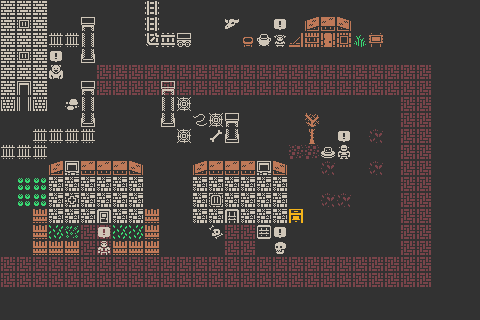

A level layout from a 2D game, rendered from its tile map. Below: a short description, then the map file with its tile-grid data intact:
An orthogonal 30x20 tile map with 16x16 px tiles, 4 tile layers (on_ground, collision, above_ground, npcs).

<map version="1.10" tiledversion="1.11.0" orientation="orthogonal" renderorder="right-down" width="30" height="20" tilewidth="16" tileheight="16" infinite="0" backgroundcolor="#323232" nextlayerid="5" nextobjectid="1">
 <tileset firstgid="1" source="1-bit pixel.tsx" />
 <layer id="1" name="on_ground" width="30" height="20">
  <data encoding="csv">
0,0,0,0,0,0,0,0,0,246,0,0,0,0,0,0,0,0,0,0,0,0,0,0,0,0,0,0,0,0,
0,0,0,0,0,0,0,0,0,246,0,0,0,0,0,0,0,0,0,0,0,0,0,0,0,0,0,0,0,0,
0,0,0,0,0,0,0,0,0,1073742071,1610612982,0,0,0,0,0,0,0,0,0,0,0,99,0,0,0,0,0,0,0,
0,0,0,0,0,0,0,0,0,0,0,0,0,0,0,0,0,0,0,0,0,0,0,0,0,0,0,0,0,0,
0,0,0,0,0,0,17,17,17,17,17,17,17,17,17,17,17,17,17,17,17,17,17,17,17,17,17,0,0,0,
0,0,0,0,0,0,17,17,17,17,17,17,17,17,17,17,17,17,17,17,17,17,17,17,17,17,17,0,0,0,
0,0,0,0,104,0,0,0,0,0,0,0,0,0,0,0,0,0,0,0,0,0,0,0,0,17,17,0,0,0,
0,0,0,0,0,0,0,0,0,0,0,0,0,0,0,0,0,0,0,0,0,0,0,0,0,17,17,0,0,0,
0,0,0,0,0,0,0,0,0,0,0,0,0,621,0,0,0,0,0,0,0,0,0,2,0,17,17,0,0,0,
0,0,0,0,0,0,0,0,0,0,0,0,0,0,0,0,0,0,3,3,0,0,0,0,0,17,17,0,0,0,
0,0,0,0,0,0,0,0,0,0,0,0,0,0,0,0,0,0,0,0,2,0,0,2,0,17,17,0,0,0,
0,310,310,0,0,0,0,0,0,0,0,0,0,0,0,0,0,0,0,0,0,0,0,0,0,17,17,0,0,0,
0,310,310,0,0,0,0,0,0,0,0,0,0,0,0,0,0,0,0,0,2,2,0,0,0,17,17,0,0,0,
0,0,0,0,0,0,0,0,0,0,0,0,0,0,0,0,0,0,0,0,0,0,0,0,0,17,17,0,0,0,
0,0,0,8,7,17,17,8,8,0,0,0,0,736,17,17,690,0,0,0,0,0,0,0,0,17,17,0,0,0,
0,0,0,0,0,17,17,0,0,0,0,0,0,0,17,17,0,0,0,0,0,0,0,0,0,17,17,0,0,0,
17,17,17,17,17,17,17,17,17,17,17,17,17,17,17,17,17,17,17,17,17,17,17,17,17,17,17,0,0,0,
17,17,17,17,17,17,17,17,17,17,17,17,17,17,17,17,17,17,17,17,17,17,17,17,17,17,17,0,0,0,
0,0,0,0,0,0,0,0,0,0,0,0,0,0,0,0,0,0,0,0,0,0,0,0,0,0,0,0,0,0,
0,0,0,0,0,0,0,0,0,0,0,0,0,0,0,0,0,0,0,0,0,0,0,0,0,0,0,0,0,0
</data>
 </layer>
 <layer id="2" name="collision" width="30" height="20">
  <data encoding="csv">
844,844,844,0,0,0,0,0,0,0,0,0,0,0,0,0,0,0,0,0,0,0,0,0,0,0,0,0,0,0,
844,846,844,0,0,543,0,0,0,0,0,0,0,0,737,0,0,0,0,746,747,748,0,0,0,0,0,0,0,0,
844,844,844,153,153,592,0,0,0,0,0,0,0,0,0,394,692,0,2147484204,799,151,749,0,360,0,0,0,0,0,0,
844,846,844,0,0,641,0,0,0,0,0,0,0,0,0,0,0,0,0,0,0,0,0,0,0,0,0,0,0,0,
844,844,844,0,0,0,0,0,0,0,0,0,0,0,0,0,0,0,0,0,0,0,0,0,0,0,0,0,0,0,
844,794,844,0,0,0,0,0,0,0,0,0,0,0,0,0,0,0,0,0,0,0,0,0,0,0,0,0,0,0,
894,843,894,0,0,0,0,0,0,0,0,738,0,0,0,0,0,0,0,0,0,0,0,0,0,0,0,0,0,0,
0,0,0,0,0,641,0,0,0,0,641,0,698,738,0,0,0,0,0,0,0,0,0,0,0,0,0,0,0,0,
0,0,153,153,153,153,0,0,0,0,0,738,0,0,641,0,0,0,0,0,0,0,0,0,0,0,0,0,0,0,
153,153,153,0,0,0,0,0,0,0,0,0,0,0,0,0,0,0,0,0,946,0,0,0,0,0,0,0,0,0,
0,0,0,746,589,747,747,747,748,0,0,0,746,747,747,747,589,748,0,0,0,0,0,0,0,0,0,0,0,0,
0,0,0,638,638,638,638,638,638,0,0,0,638,638,638,638,638,638,0,0,0,0,0,0,0,0,0,0,0,0,
0,0,0,638,591,638,638,638,638,0,0,0,638,639,638,638,638,638,0,0,0,0,0,0,0,0,0,0,0,0,
0,0,150,638,638,638,496,638,638,150,0,0,638,638,548,638,638,638,514,0,0,0,0,0,0,0,0,0,0,0,
0,0,150,0,0,0,0,0,0,150,0,0,0,0,0,0,0,0,0,0,0,0,0,0,0,0,0,0,0,0,
0,0,150,150,150,0,0,150,150,150,0,0,0,0,0,0,0,0,0,0,0,0,0,0,0,0,0,0,0,0,
0,0,0,0,0,0,0,0,0,0,0,0,0,0,0,0,0,0,0,0,0,0,0,0,0,0,0,0,0,0,
0,0,0,0,0,0,0,0,0,0,0,0,0,0,0,0,0,0,0,0,0,0,0,0,0,0,0,0,0,0,
0,0,0,0,0,0,0,0,0,0,0,0,0,0,0,0,0,0,0,0,0,0,0,0,0,0,0,0,0,0,
0,0,0,0,0,0,0,0,0,0,0,0,0,0,0,0,0,0,0,0,0,0,0,0,0,0,0,0,0,0
</data>
 </layer>
 <layer id="3" name="above_ground" width="30" height="20">
  <data encoding="csv">
0,0,0,0,0,0,0,0,0,0,0,0,0,0,0,0,0,0,0,0,0,0,0,0,0,0,0,0,0,0,
0,0,0,0,0,0,0,0,0,0,0,0,0,0,0,0,0,674,0,0,0,0,0,0,0,0,0,0,0,0,
0,0,0,0,0,0,0,0,0,0,0,0,0,0,0,0,0,0,0,0,0,0,0,0,0,0,0,0,0,0,
0,0,0,674,0,0,0,0,0,0,0,0,0,0,0,0,0,0,0,0,0,0,0,0,0,0,0,0,0,0,
0,0,0,0,0,0,0,0,0,0,0,0,0,0,0,0,0,0,0,0,0,0,0,0,0,0,0,0,0,0,
0,0,0,0,0,543,0,0,0,0,543,0,0,0,0,0,0,0,0,0,0,0,0,0,0,0,0,0,0,0,
0,0,0,0,0,592,0,0,0,0,592,0,0,0,0,0,0,0,0,0,0,0,0,0,0,0,0,0,0,0,
0,0,0,0,0,0,0,0,0,0,0,0,0,0,543,0,0,0,0,105,0,0,0,0,0,0,0,0,0,0,
0,0,0,0,0,0,0,0,0,0,0,0,0,0,0,0,0,0,0,315,0,674,0,0,0,0,0,0,0,0,
0,0,0,0,0,0,0,0,0,0,0,0,0,0,0,0,0,0,0,0,0,0,0,0,0,0,0,0,0,0,
0,0,0,0,0,0,0,0,0,0,0,0,0,0,0,0,0,0,0,0,0,0,0,0,0,0,0,0,0,0,
0,0,0,0,0,0,0,0,0,0,0,0,0,0,0,0,0,0,0,0,0,0,0,0,0,0,0,0,0,0,
0,0,0,0,0,0,0,0,0,0,0,0,0,0,0,0,0,0,0,0,0,0,0,0,0,0,0,0,0,0,
0,0,0,0,0,0,0,0,0,0,0,0,0,0,0,0,0,0,0,0,0,0,0,0,0,0,0,0,0,0,
0,0,0,0,0,0,674,0,0,0,0,0,0,0,0,0,0,674,0,0,0,0,0,0,0,0,0,0,0,0,
0,0,0,0,0,0,0,0,0,0,0,0,0,0,0,0,0,0,0,0,0,0,0,0,0,0,0,0,0,0,
0,0,0,0,0,0,0,0,0,0,0,0,0,0,0,0,0,0,0,0,0,0,0,0,0,0,0,0,0,0,
0,0,0,0,0,0,0,0,0,0,0,0,0,0,0,0,0,0,0,0,0,0,0,0,0,0,0,0,0,0,
0,0,0,0,0,0,0,0,0,0,0,0,0,0,0,0,0,0,0,0,0,0,0,0,0,0,0,0,0,0,
0,0,0,0,0,0,0,0,0,0,0,0,0,0,0,0,0,0,0,0,0,0,0,0,0,0,0,0,0,0
</data>
 </layer>
 <layer id="4" name="npcs" width="30" height="20">
  <data encoding="csv">
0,0,0,0,0,0,0,0,0,0,0,0,0,0,0,0,0,0,0,0,0,0,0,0,0,0,0,0,0,0,
0,0,0,0,0,0,0,0,0,0,0,0,0,0,0,0,0,0,0,0,0,0,0,0,0,0,0,0,0,0,
0,0,0,0,0,0,0,0,0,0,0,653,0,0,0,0,0,179,0,0,0,0,0,0,0,0,0,0,0,0,
0,0,0,0,0,0,0,0,0,0,0,0,0,0,0,0,0,0,0,0,0,0,0,0,0,0,0,0,0,0,
0,0,0,423,0,0,0,0,0,0,0,0,0,0,0,0,0,0,0,0,0,0,0,0,0,0,0,0,0,0,
0,0,0,0,0,0,0,0,0,0,0,0,0,0,0,0,0,0,0,0,0,0,0,0,0,0,0,0,0,0,
0,0,0,0,0,0,0,0,0,0,0,0,0,0,0,0,0,0,0,0,0,0,0,0,0,0,0,0,0,0,
0,0,0,0,0,0,0,0,0,0,0,0,0,0,0,0,0,0,0,0,0,0,0,0,0,0,0,0,0,0,
0,0,0,0,0,0,0,0,0,0,0,0,0,0,0,0,0,0,0,0,0,0,0,0,0,0,0,0,0,0,
0,0,0,0,0,0,0,0,0,0,0,0,0,0,0,0,0,0,0,0,0,174,0,0,0,0,0,0,0,0,
0,0,0,0,0,0,0,0,0,0,0,0,0,0,0,0,0,0,0,0,0,0,0,0,0,0,0,0,0,0,
0,0,0,0,0,0,0,0,0,0,0,0,0,0,0,0,0,0,0,0,0,0,0,0,0,0,0,0,0,0,
0,0,0,0,0,0,0,0,0,0,0,0,0,0,0,0,0,0,0,0,0,0,0,0,0,0,0,0,0,0,
0,0,0,0,0,0,0,0,0,0,0,0,0,0,0,0,0,0,0,0,0,0,0,0,0,0,0,0,0,0,
0,0,0,0,0,0,0,0,0,0,0,0,0,0,0,0,0,0,0,0,0,0,0,0,0,0,0,0,0,0,
0,0,0,0,0,0,77,0,0,0,0,0,0,0,0,0,0,2147484271,0,0,0,0,0,0,0,0,0,0,0,0,
0,0,0,0,0,0,0,0,0,0,0,0,0,0,0,0,0,0,0,0,0,0,0,0,0,0,0,0,0,0,
0,0,0,0,0,0,0,0,0,0,0,0,0,0,0,0,0,0,0,0,0,0,0,0,0,0,0,0,0,0,
0,0,0,0,0,0,0,0,0,0,0,0,0,0,0,0,0,0,0,0,0,0,0,0,0,0,0,0,0,0,
0,0,0,0,0,0,0,0,0,0,0,0,0,0,0,0,0,0,0,0,0,0,0,0,0,0,0,0,0,0
</data>
 </layer>
</map>
